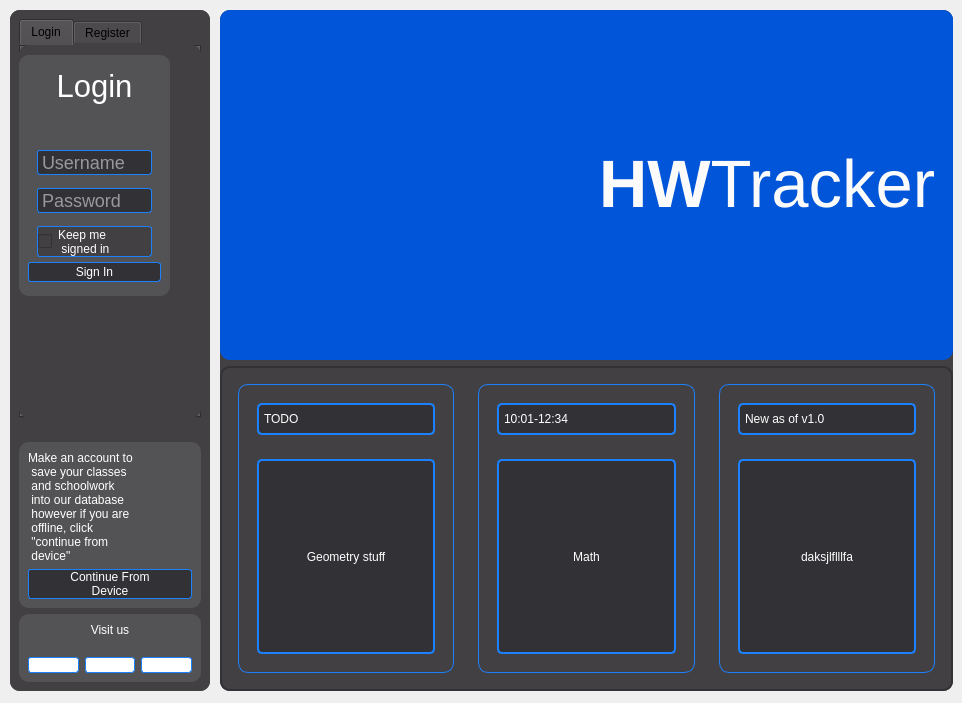
<?xml version="1.0" encoding="UTF-8"?>
<ui version="4.0">
 <class>Form</class>
 <widget class="QWidget" name="Form">
  <property name="geometry">
   <rect>
    <x>0</x>
    <y>0</y>
    <width>962</width>
    <height>703</height>
   </rect>
  </property>
  <property name="windowTitle">
   <string>Form</string>
  </property>
  <widget class="QWidget" name="leftSide" native="true">
   <property name="geometry">
    <rect>
     <x>10</x>
     <y>10</y>
     <width>200</width>
     <height>681</height>
    </rect>
   </property>
   <property name="minimumSize">
    <size>
     <width>200</width>
     <height>0</height>
    </size>
   </property>
   <property name="maximumSize">
    <size>
     <width>200</width>
     <height>16777215</height>
    </size>
   </property>
   <property name="styleSheet">
    <string notr="true">QWidget{
	background:rgb(66, 64, 66);
	border-radius: 10px;
}
QPushButton{
	color:rgb(255, 255, 255);
	background: rgb(50, 50, 54);
	border-radius:3px;
	border: 1px solid rgb(27, 129, 255);
}
QPushButton:hover{
	border:1px solid rgb(213, 214, 146);
}
QLineEdit{
	font-size:18px;
	background: rgb(50, 50, 54);
	color: rgb(255, 255, 255);
	border-radius:3px;
	border: 1px solid rgb(27, 129, 255);
	padding-left:2px;
	padding-right:2px;
}
QLineEdit:hover{
	border:1px solid rgb(213, 214, 146);
}
QCheckBox{
	background: rgb(66, 64, 66);
	border: 1px solid rgb(27, 129, 255);
	color:rgb(255, 255, 255);
	border-radius:3px;
}
QCheckBox:hover{
	border:1px solid rgb(213, 214, 146);
}
QLabel{
	color:rgb(255, 255, 255);
}</string>
   </property>
   <layout class="QVBoxLayout" name="verticalLayout_7">
    <item>
     <widget class="QFrame" name="changableFrame">
      <property name="frameShape">
       <enum>QFrame::StyledPanel</enum>
      </property>
      <property name="frameShadow">
       <enum>QFrame::Raised</enum>
      </property>
      <layout class="QVBoxLayout" name="verticalLayout_15">
       <item>
        <widget class="QTabWidget" name="tabWidget">
         <property name="currentIndex">
          <number>0</number>
         </property>
         <widget class="QWidget" name="login">
          <attribute name="title">
           <string>Login</string>
          </attribute>
          <widget class="QFrame" name="LoginFrame">
           <property name="geometry">
            <rect>
             <x>0</x>
             <y>10</y>
             <width>151</width>
             <height>241</height>
            </rect>
           </property>
           <property name="minimumSize">
            <size>
             <width>0</width>
             <height>240</height>
            </size>
           </property>
           <property name="maximumSize">
            <size>
             <width>16777215</width>
             <height>16777215</height>
            </size>
           </property>
           <property name="styleSheet">
            <string notr="true">QFrame{
	background:rgb(83, 82, 84);
}</string>
           </property>
           <property name="frameShape">
            <enum>QFrame::StyledPanel</enum>
           </property>
           <property name="frameShadow">
            <enum>QFrame::Raised</enum>
           </property>
           <layout class="QVBoxLayout" name="verticalLayout_2">
            <item>
             <widget class="QLabel" name="logintext">
              <property name="maximumSize">
               <size>
                <width>16777215</width>
                <height>40</height>
               </size>
              </property>
              <property name="font">
               <font>
                <family>Arial</family>
                <pointsize>23</pointsize>
               </font>
              </property>
              <property name="text">
               <string>Login</string>
              </property>
              <property name="alignment">
               <set>Qt::AlignCenter</set>
              </property>
             </widget>
            </item>
            <item>
             <widget class="QFrame" name="loginFrame">
              <property name="minimumSize">
               <size>
                <width>0</width>
                <height>140</height>
               </size>
              </property>
              <property name="maximumSize">
               <size>
                <width>16777215</width>
                <height>100</height>
               </size>
              </property>
              <property name="font">
               <font>
                <family>Arial</family>
                <pointsize>24</pointsize>
                <weight>75</weight>
                <bold>true</bold>
               </font>
              </property>
              <property name="cursor">
               <cursorShape>ArrowCursor</cursorShape>
              </property>
              <property name="frameShape">
               <enum>QFrame::StyledPanel</enum>
              </property>
              <property name="frameShadow">
               <enum>QFrame::Sunken</enum>
              </property>
              <layout class="QVBoxLayout" name="verticalLayout">
               <item>
                <widget class="QLineEdit" name="UsernameInputS">
                 <property name="placeholderText">
                  <string>Username</string>
                 </property>
                </widget>
               </item>
               <item>
                <widget class="QLineEdit" name="PasswordInputS">
                 <property name="font">
                  <font>
                   <pointsize>-1</pointsize>
                  </font>
                 </property>
                 <property name="text">
                  <string/>
                 </property>
                 <property name="echoMode">
                  <enum>QLineEdit::Password</enum>
                 </property>
                 <property name="placeholderText">
                  <string>Password</string>
                 </property>
                </widget>
               </item>
               <item>
                <widget class="QCheckBox" name="keepsignin">
                 <property name="minimumSize">
                  <size>
                   <width>0</width>
                   <height>30</height>
                  </size>
                 </property>
                 <property name="cursor">
                  <cursorShape>OpenHandCursor</cursorShape>
                 </property>
                 <property name="text">
                  <string>Keep me
 signed in</string>
                 </property>
                </widget>
               </item>
              </layout>
             </widget>
            </item>
            <item>
             <widget class="QPushButton" name="submitcredentials">
              <property name="minimumSize">
               <size>
                <width>0</width>
                <height>20</height>
               </size>
              </property>
              <property name="cursor">
               <cursorShape>OpenHandCursor</cursorShape>
              </property>
              <property name="text">
               <string>Sign In</string>
              </property>
             </widget>
            </item>
           </layout>
          </widget>
         </widget>
         <widget class="QWidget" name="signup">
          <attribute name="title">
           <string>Register</string>
          </attribute>
          <widget class="QFrame" name="registerbox">
           <property name="geometry">
            <rect>
             <x>0</x>
             <y>10</y>
             <width>151</width>
             <height>240</height>
            </rect>
           </property>
           <property name="minimumSize">
            <size>
             <width>0</width>
             <height>240</height>
            </size>
           </property>
           <property name="maximumSize">
            <size>
             <width>16777215</width>
             <height>16777215</height>
            </size>
           </property>
           <property name="styleSheet">
            <string notr="true">QFrame{
	background:rgb(83, 82, 84);
}</string>
           </property>
           <property name="frameShape">
            <enum>QFrame::StyledPanel</enum>
           </property>
           <property name="frameShadow">
            <enum>QFrame::Raised</enum>
           </property>
           <layout class="QVBoxLayout" name="verticalLayout_10">
            <item>
             <widget class="QLabel" name="registerlable">
              <property name="maximumSize">
               <size>
                <width>16777215</width>
                <height>40</height>
               </size>
              </property>
              <property name="font">
               <font>
                <family>Arial</family>
                <pointsize>23</pointsize>
               </font>
              </property>
              <property name="text">
               <string>Register</string>
              </property>
              <property name="alignment">
               <set>Qt::AlignCenter</set>
              </property>
             </widget>
            </item>
            <item>
             <widget class="QFrame" name="registerFrame">
              <property name="maximumSize">
               <size>
                <width>16777215</width>
                <height>16777215</height>
               </size>
              </property>
              <property name="font">
               <font>
                <family>Arial</family>
                <pointsize>24</pointsize>
                <weight>75</weight>
                <bold>true</bold>
               </font>
              </property>
              <property name="cursor">
               <cursorShape>ArrowCursor</cursorShape>
              </property>
              <property name="styleSheet">
               <string notr="true"/>
              </property>
              <property name="frameShape">
               <enum>QFrame::StyledPanel</enum>
              </property>
              <property name="frameShadow">
               <enum>QFrame::Sunken</enum>
              </property>
              <layout class="QVBoxLayout" name="verticalLayout_3">
               <item>
                <widget class="QLineEdit" name="UsernameInputR">
                 <property name="placeholderText">
                  <string>Username</string>
                 </property>
                </widget>
               </item>
               <item>
                <widget class="QLineEdit" name="passwordInputR">
                 <property name="font">
                  <font>
                   <pointsize>-1</pointsize>
                  </font>
                 </property>
                 <property name="text">
                  <string/>
                 </property>
                 <property name="echoMode">
                  <enum>QLineEdit::Password</enum>
                 </property>
                 <property name="placeholderText">
                  <string>Password</string>
                 </property>
                </widget>
               </item>
               <item>
                <widget class="QLineEdit" name="passwordInputConfirmR">
                 <property name="font">
                  <font>
                   <pointsize>-1</pointsize>
                  </font>
                 </property>
                 <property name="text">
                  <string/>
                 </property>
                 <property name="echoMode">
                  <enum>QLineEdit::Password</enum>
                 </property>
                 <property name="placeholderText">
                  <string>Pass again</string>
                 </property>
                </widget>
               </item>
              </layout>
             </widget>
            </item>
            <item>
             <widget class="QPushButton" name="registercredentials">
              <property name="minimumSize">
               <size>
                <width>0</width>
                <height>20</height>
               </size>
              </property>
              <property name="cursor">
               <cursorShape>OpenHandCursor</cursorShape>
              </property>
              <property name="text">
               <string>Sign Up</string>
              </property>
             </widget>
            </item>
           </layout>
          </widget>
         </widget>
        </widget>
       </item>
      </layout>
     </widget>
    </item>
    <item>
     <widget class="QFrame" name="staticFrame">
      <property name="frameShape">
       <enum>QFrame::StyledPanel</enum>
      </property>
      <property name="frameShadow">
       <enum>QFrame::Raised</enum>
      </property>
      <layout class="QVBoxLayout" name="verticalLayout_4">
       <item>
        <widget class="QFrame" name="signinLocal">
         <property name="styleSheet">
          <string notr="true">QFrame{
	background:rgb(83, 82, 84);
}</string>
         </property>
         <property name="frameShape">
          <enum>QFrame::StyledPanel</enum>
         </property>
         <property name="frameShadow">
          <enum>QFrame::Raised</enum>
         </property>
         <layout class="QVBoxLayout" name="verticalLayout_14">
          <item>
           <widget class="QLabel" name="signinLocalText">
            <property name="text">
             <string>Make an account to 
 save your classes
 and schoolwork 
 into our database
 however if you are
 offline, click 
 &quot;continue from
 device&quot;</string>
            </property>
           </widget>
          </item>
          <item>
           <widget class="QPushButton" name="signinLocalButton">
            <property name="cursor">
             <cursorShape>OpenHandCursor</cursorShape>
            </property>
            <property name="text">
             <string>Continue From 
Device</string>
            </property>
           </widget>
          </item>
         </layout>
        </widget>
       </item>
       <item>
        <widget class="QFrame" name="socials">
         <property name="maximumSize">
          <size>
           <width>16777215</width>
           <height>100</height>
          </size>
         </property>
         <property name="styleSheet">
          <string notr="true">QPushButton{
	background:rgb(255, 255, 255);
}
QFrame{
	background:rgb(83, 82, 84);
}</string>
         </property>
         <property name="frameShape">
          <enum>QFrame::StyledPanel</enum>
         </property>
         <property name="frameShadow">
          <enum>QFrame::Plain</enum>
         </property>
         <layout class="QGridLayout" name="gridLayout_2">
          <item row="0" column="0" colspan="3">
           <widget class="QLabel" name="checkusout">
            <property name="text">
             <string>&lt;html&gt;&lt;head/&gt;&lt;body&gt;&lt;p&gt;Visit us &lt;br/&gt;&lt;/p&gt;&lt;/body&gt;&lt;/html&gt;</string>
            </property>
            <property name="alignment">
             <set>Qt::AlignCenter</set>
            </property>
           </widget>
          </item>
          <item row="1" column="0">
           <widget class="QPushButton" name="insta">
            <property name="cursor">
             <cursorShape>OpenHandCursor</cursorShape>
            </property>
            <property name="text">
             <string/>
            </property>
            <property name="icon">
             <iconset>
              <normaloff>../../Downloads/output-onlinepngtools-removebg-preview-2.png</normaloff>../../Downloads/output-onlinepngtools-removebg-preview-2.png</iconset>
            </property>
            <property name="iconSize">
             <size>
              <width>40</width>
              <height>40</height>
             </size>
            </property>
           </widget>
          </item>
          <item row="1" column="1">
           <widget class="QPushButton" name="youtube">
            <property name="font">
             <font>
              <kerning>false</kerning>
             </font>
            </property>
            <property name="cursor">
             <cursorShape>OpenHandCursor</cursorShape>
            </property>
            <property name="text">
             <string/>
            </property>
            <property name="icon">
             <iconset>
              <normaloff>../../Downloads/youtube_PNG12.png</normaloff>../../Downloads/youtube_PNG12.png</iconset>
            </property>
            <property name="iconSize">
             <size>
              <width>40</width>
              <height>40</height>
             </size>
            </property>
           </widget>
          </item>
          <item row="1" column="2">
           <widget class="QPushButton" name="github">
            <property name="font">
             <font>
              <kerning>false</kerning>
             </font>
            </property>
            <property name="cursor">
             <cursorShape>OpenHandCursor</cursorShape>
            </property>
            <property name="text">
             <string/>
            </property>
            <property name="icon">
             <iconset>
              <normaloff>../../Downloads/github-153-675523.png</normaloff>../../Downloads/github-153-675523.png</iconset>
            </property>
            <property name="iconSize">
             <size>
              <width>40</width>
              <height>40</height>
             </size>
            </property>
           </widget>
          </item>
         </layout>
        </widget>
       </item>
      </layout>
     </widget>
    </item>
   </layout>
  </widget>
  <widget class="QWidget" name="rightSide" native="true">
   <property name="geometry">
    <rect>
     <x>220</x>
     <y>10</y>
     <width>733</width>
     <height>681</height>
    </rect>
   </property>
   <property name="styleSheet">
    <string notr="true">QWidget{
	background:rgb(66, 64, 66);
	border-radius: 10px;
}</string>
   </property>
   <layout class="QVBoxLayout" name="verticalLayout_5">
    <item>
     <widget class="QFrame" name="ICONFRAME">
      <property name="minimumSize">
       <size>
        <width>0</width>
        <height>350</height>
       </size>
      </property>
      <property name="styleSheet">
       <string notr="true">QFrame{
	border-radius:10px;
	background:rgb(0, 85, 216)
}</string>
      </property>
      <property name="frameShape">
       <enum>QFrame::StyledPanel</enum>
      </property>
      <property name="frameShadow">
       <enum>QFrame::Raised</enum>
      </property>
      <layout class="QHBoxLayout" name="horizontalLayout_3">
       <item>
        <widget class="QLabel" name="ICONPNG">
         <property name="minimumSize">
          <size>
           <width>0</width>
           <height>250</height>
          </size>
         </property>
         <property name="maximumSize">
          <size>
           <width>16777215</width>
           <height>16777215</height>
          </size>
         </property>
         <property name="font">
          <font>
           <pointsize>10</pointsize>
          </font>
         </property>
         <property name="text">
          <string/>
         </property>
         <property name="pixmap">
          <pixmap>:/ICON/icon.png</pixmap>
         </property>
         <property name="alignment">
          <set>Qt::AlignCenter</set>
         </property>
        </widget>
       </item>
       <item>
        <widget class="QLabel" name="HWTRACKERLABEL">
         <property name="font">
          <font>
           <family>Arial</family>
           <pointsize>50</pointsize>
          </font>
         </property>
         <property name="text">
          <string>&lt;html&gt;&lt;head/&gt;&lt;body&gt;&lt;p&gt;&lt;span style=&quot; font-weight:600; color:#fbfbfb;&quot;&gt;HW&lt;/span&gt;&lt;span style=&quot; color:#fbfbfb;&quot;&gt;Tracker&lt;/span&gt;&lt;/p&gt;&lt;/body&gt;&lt;/html&gt;</string>
         </property>
         <property name="alignment">
          <set>Qt::AlignCenter</set>
         </property>
        </widget>
       </item>
      </layout>
     </widget>
    </item>
    <item>
     <widget class="QGroupBox" name="BOTTOMCONTAINER">
      <property name="font">
       <font>
        <pointsize>24</pointsize>
       </font>
      </property>
      <property name="autoFillBackground">
       <bool>false</bool>
      </property>
      <property name="styleSheet">
       <string notr="true">QGroupBox{
	border: 2px solid rgb(50, 50, 54);
}
QLabel{
	background:rgb(50, 50, 54);
	border-radius:5px;
	border: 2px solid rgb(27, 129, 255);
	padding:2px;
	color:rgb(255, 255, 255);
}</string>
      </property>
      <layout class="QHBoxLayout" name="horizontalLayout_2">
       <item>
        <widget class="QScrollArea" name="TODOS">
         <property name="styleSheet">
          <string notr="true">QGroupBox{
	border: 1px solid rgb(27, 129, 255);
}</string>
         </property>
         <property name="verticalScrollBarPolicy">
          <enum>Qt::ScrollBarAlwaysOff</enum>
         </property>
         <property name="horizontalScrollBarPolicy">
          <enum>Qt::ScrollBarAlwaysOff</enum>
         </property>
         <property name="widgetResizable">
          <bool>true</bool>
         </property>
         <widget class="QWidget" name="TODOSSCROLLABLE">
          <property name="geometry">
           <rect>
            <x>0</x>
            <y>0</y>
            <width>222</width>
            <height>267</height>
           </rect>
          </property>
          <layout class="QVBoxLayout" name="verticalLayout_27">
           <item>
            <widget class="QGroupBox" name="todoBox">
             <property name="minimumSize">
              <size>
               <width>0</width>
               <height>170</height>
              </size>
             </property>
             <layout class="QVBoxLayout" name="verticalLayout_28">
              <item>
               <widget class="QFrame" name="TBtitleFrame">
                <property name="maximumSize">
                 <size>
                  <width>16777215</width>
                  <height>50</height>
                 </size>
                </property>
                <property name="frameShape">
                 <enum>QFrame::StyledPanel</enum>
                </property>
                <property name="frameShadow">
                 <enum>QFrame::Raised</enum>
                </property>
                <layout class="QVBoxLayout" name="verticalLayout_29">
                 <item>
                  <widget class="QLabel" name="TBtitle">
                   <property name="text">
                    <string>TODO</string>
                   </property>
                  </widget>
                 </item>
                </layout>
               </widget>
              </item>
              <item>
               <widget class="QFrame" name="TBdescFrame">
                <property name="frameShape">
                 <enum>QFrame::StyledPanel</enum>
                </property>
                <property name="frameShadow">
                 <enum>QFrame::Raised</enum>
                </property>
                <layout class="QVBoxLayout" name="verticalLayout_30">
                 <item>
                  <widget class="QLabel" name="TBdesc">
                   <property name="text">
                    <string>Geometry stuff</string>
                   </property>
                   <property name="alignment">
                    <set>Qt::AlignCenter</set>
                   </property>
                  </widget>
                 </item>
                </layout>
               </widget>
              </item>
             </layout>
            </widget>
           </item>
          </layout>
         </widget>
        </widget>
       </item>
       <item>
        <widget class="QScrollArea" name="SCHEDULE">
         <property name="styleSheet">
          <string notr="true">QGroupBox{
	border: 1px solid rgb(27, 129, 255);
}</string>
         </property>
         <property name="verticalScrollBarPolicy">
          <enum>Qt::ScrollBarAlwaysOff</enum>
         </property>
         <property name="horizontalScrollBarPolicy">
          <enum>Qt::ScrollBarAlwaysOff</enum>
         </property>
         <property name="widgetResizable">
          <bool>true</bool>
         </property>
         <widget class="QWidget" name="SCHEDULESCROLLABLE">
          <property name="geometry">
           <rect>
            <x>0</x>
            <y>0</y>
            <width>221</width>
            <height>267</height>
           </rect>
          </property>
          <layout class="QVBoxLayout" name="verticalLayout_23">
           <item>
            <widget class="QGroupBox" name="scheduleBox">
             <property name="minimumSize">
              <size>
               <width>0</width>
               <height>170</height>
              </size>
             </property>
             <layout class="QVBoxLayout" name="verticalLayout_24">
              <item>
               <widget class="QFrame" name="SBtimeFrame">
                <property name="maximumSize">
                 <size>
                  <width>16777215</width>
                  <height>50</height>
                 </size>
                </property>
                <property name="frameShape">
                 <enum>QFrame::StyledPanel</enum>
                </property>
                <property name="frameShadow">
                 <enum>QFrame::Raised</enum>
                </property>
                <layout class="QVBoxLayout" name="verticalLayout_25">
                 <item>
                  <widget class="QLabel" name="SBtime">
                   <property name="text">
                    <string>10:01-12:34</string>
                   </property>
                  </widget>
                 </item>
                </layout>
               </widget>
              </item>
              <item>
               <widget class="QFrame" name="SBdescFrame">
                <property name="frameShape">
                 <enum>QFrame::StyledPanel</enum>
                </property>
                <property name="frameShadow">
                 <enum>QFrame::Raised</enum>
                </property>
                <layout class="QVBoxLayout" name="verticalLayout_26">
                 <item>
                  <widget class="QLabel" name="SBdesc">
                   <property name="text">
                    <string>Math</string>
                   </property>
                   <property name="alignment">
                    <set>Qt::AlignCenter</set>
                   </property>
                  </widget>
                 </item>
                </layout>
               </widget>
              </item>
             </layout>
            </widget>
           </item>
          </layout>
         </widget>
        </widget>
       </item>
       <item>
        <widget class="QScrollArea" name="NEWS">
         <property name="verticalScrollBarPolicy">
          <enum>Qt::ScrollBarAlwaysOff</enum>
         </property>
         <property name="horizontalScrollBarPolicy">
          <enum>Qt::ScrollBarAlwaysOff</enum>
         </property>
         <property name="widgetResizable">
          <bool>true</bool>
         </property>
         <widget class="QWidget" name="NEWSSCROLLABLE">
          <property name="geometry">
           <rect>
            <x>0</x>
            <y>0</y>
            <width>222</width>
            <height>267</height>
           </rect>
          </property>
          <layout class="QVBoxLayout" name="verticalLayout_12">
           <item>
            <widget class="QGroupBox" name="NewsBox">
             <property name="minimumSize">
              <size>
               <width>0</width>
               <height>170</height>
              </size>
             </property>
             <property name="styleSheet">
              <string notr="true">QGroupBox{
	border: 1px solid rgb(27, 129, 255);
}</string>
             </property>
             <layout class="QVBoxLayout" name="verticalLayout_6">
              <item>
               <widget class="QFrame" name="NBtitleBox">
                <property name="maximumSize">
                 <size>
                  <width>16777215</width>
                  <height>50</height>
                 </size>
                </property>
                <property name="frameShape">
                 <enum>QFrame::StyledPanel</enum>
                </property>
                <property name="frameShadow">
                 <enum>QFrame::Raised</enum>
                </property>
                <layout class="QVBoxLayout" name="verticalLayout_9">
                 <item>
                  <widget class="QLabel" name="NBtitle">
                   <property name="maximumSize">
                    <size>
                     <width>16777215</width>
                     <height>50</height>
                    </size>
                   </property>
                   <property name="text">
                    <string>New as of v1.0</string>
                   </property>
                  </widget>
                 </item>
                </layout>
               </widget>
              </item>
              <item>
               <widget class="QFrame" name="NBdescBox">
                <property name="frameShape">
                 <enum>QFrame::StyledPanel</enum>
                </property>
                <property name="frameShadow">
                 <enum>QFrame::Raised</enum>
                </property>
                <layout class="QVBoxLayout" name="verticalLayout_8">
                 <item>
                  <widget class="QLabel" name="NBdesc">
                   <property name="text">
                    <string>daksjlflllfa</string>
                   </property>
                   <property name="alignment">
                    <set>Qt::AlignCenter</set>
                   </property>
                  </widget>
                 </item>
                </layout>
               </widget>
              </item>
             </layout>
            </widget>
           </item>
          </layout>
         </widget>
        </widget>
       </item>
      </layout>
     </widget>
    </item>
   </layout>
  </widget>
 </widget>
 <resources/>
 <connections/>
</ui>
